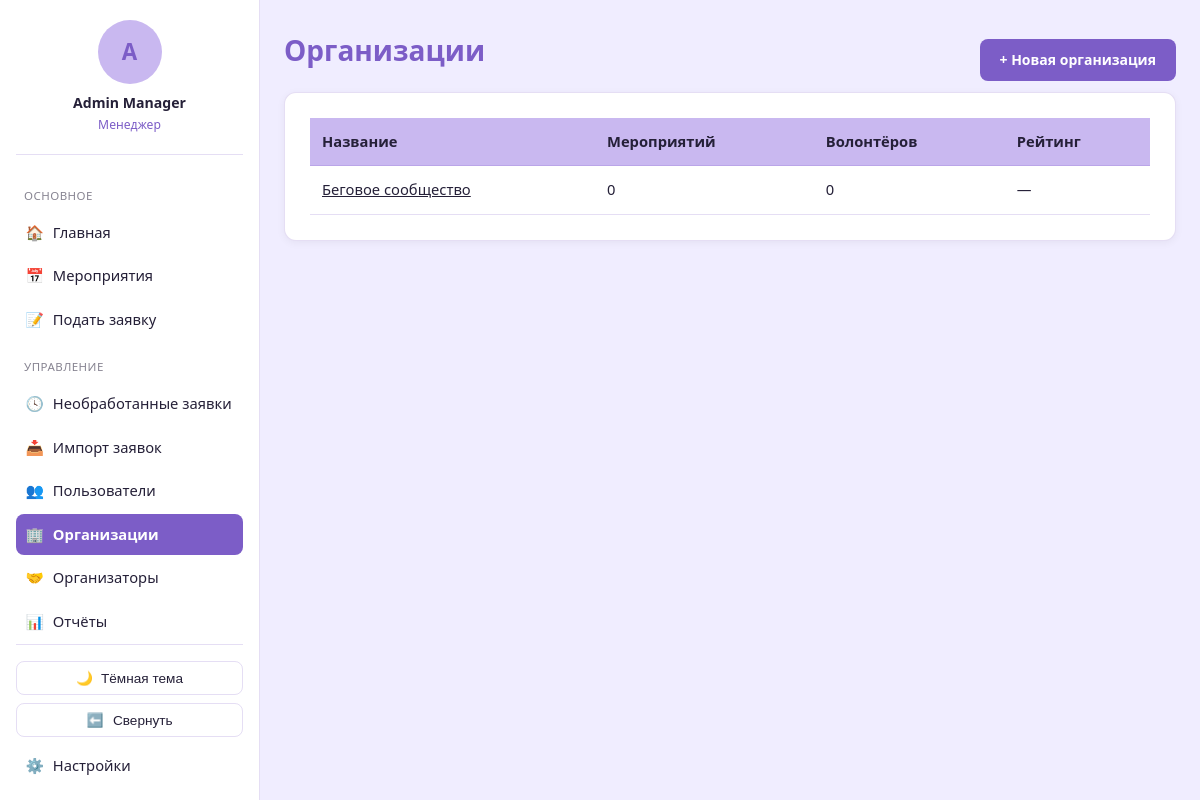
The app's page /organizations/ (signed in) with its own data.
### blog/models.py (models this page shows, shortened)
class User(AbstractBaseUser):
    GENDER_CHOICES = [
        ('male', 'Мужской'),
        ('female', 'Женский'),
    ]
    STATUS_CHOICES = [
        ('active', 'Активен'),
        ('inactive', 'Неактивен'),
        ('blacklisted', 'В блэклисте'),
    ]
    id = models.AutoField(primary_key=True)
    system_username = models.CharField(max_length=50, blank=True, null=True, db_index=True)
    telegram_id = models.CharField(max_length=50, unique=True, db_index=True)
    telegram_username = models.CharField(max_length=100, blank=True, null=True)
    VK_username = models.CharField(max_length=100, blank=True, null=True)
    first_name = models.CharField(max_length=100, blank=True, null=True)
    last_name = models.CharField(max_length=100, blank=True, null=True)
    email = models.EmailField(blank=True, null=True)
    phone = models.CharField(max_length=20, blank=True, null=True)
    birthday = models.DateField(blank=True, null=True)
    about = models.TextField(blank=True, null=True)
    gender = models.CharField(max_length=10, choices=GENDER_CHOICES, blank=True, null=True)
    status = models.CharField(max_length=20, choices=STATUS_CHOICES, default='active')
    comment = models.TextField(blank=True, null=True)
    created_at = models.DateTimeField(auto_now_add=True)
    last_event_at = models.DateTimeField(blank=True, null=True)
    total_event_count = models.IntegerField(default=0)
    season_event_count = models.IntegerField(default=0)
    total_hours = models.IntegerField(default=0)
    season_hours = models.IntegerField(default=0)
    churn_score = models.FloatField(default=0)
    login = models.CharField(max_length=50, unique=True, blank=True, null=True)
    web_credentials_set_at = models.DateTimeField(blank=True, null=True)
    notify_new_events = models.BooleanField(default=True)
    objects = UserManager()
    USERNAME_FIELD = 'telegram_id'
    REQUIRED_FIELDS = []
    class Meta:
        db_table = 'users'
        verbose_name = 'Пользователь'
        verbose_name_plural = 'Пользователи'
    @property
    def full_name(self):
        return f"{self.first_name or ''} {self.last_name or ''}".strip() or self.telegram_username or self.telegram_id

class Organization(models.Model):
    id = models.AutoField(primary_key=True)
    name = models.CharField(max_length=255)
    description = models.TextField(blank=True, null=True)
    created_at = models.DateTimeField(auto_now_add=True)
    events_count = models.IntegerField(default=0)
    volunteers_count = models.IntegerField(default=0)
    shifts_count = models.IntegerField(default=0)
    internal_rating = models.SmallIntegerField(blank=True, null=True)
    comment = models.TextField(blank=True, null=True)
    class Meta:
        db_table = 'organizations'
        verbose_name = 'Организация'
        verbose_name_plural = 'Организации'

### blog/views.py (the view)
# urls.py: path('organizations/', views.organizations_list, name='organizations_list'),
@manager_required
def organizations_list(request):
    organizations = Organization.objects.order_by('name')
    return render(request, 'blog/organizations_list.html', {'organizations': organizations})

### blog/context_processors.py (called while the page is built)
def role_flags(request):
    user = getattr(request, 'user', None)
    authenticated = bool(user and user.is_authenticated)
    return {
        'is_manager': is_manager(user) if authenticated else False,
        'is_team_leader': is_team_leader(user) if authenticated else False,
        'role_label': role_label(user) if authenticated else None,
    }

### blog/services/roles.py (called while the page is built)
def is_manager(user: User) -> bool:
    if not user or not user.is_authenticated:
        return False
    return user.manager_roles.filter(revoked_at__isnull=True).exists()

def is_team_leader(user: User) -> bool:
    if not user or not user.is_authenticated:
        return False
    return user.team_leader_roles.filter(revoked_at__isnull=True).exists()

def role_label(user: User) -> str:
    if is_manager(user):
        return 'Менеджер'
    if is_team_leader(user):
        return 'Тим-лидер'
    return 'Волонтёр'

### blog/templates/blog/organizations_list.html (shortened to what this page needs)
{% extends 'blog/base.html' %}
{% block content %}
<div style="display:flex; justify-content:space-between; align-items:center;">
    <h1>Организации</h1>
    <a href="{% url 'organization_create' %}" class="btn">+ Новая организация</a>
</div>
<div class="card">
    <table>
        <thead><tr><th>Название</th><th>Мероприятий</th><th>Волонтёров</th><th>Рейтинг</th></tr></thead>
        <tbody>
        {% for org in organizations %}
            <tr data-href="{% url 'organization_detail' org.id %}">
                <td><a href="{% url 'organization_detail' org.id %}">{{ org.name }}</a></td>
                <td>{{ org.events_count }}</td>
                <td>{{ org.volunteers_count }}</td>
                <td>{{ org.internal_rating|default:"—" }}</td>
            </tr>
        {% empty %}
            <tr><td colspan="4">Организаций пока нет.</td></tr>
        {% endfor %}
        </tbody>
    </table>
</div>
{% endblock %}

### blog/templates/blog/base.html (shortened to what this page needs)
{% load static %}<!DOCTYPE html>
<html lang="ru">
<head>
</head>
<body class="{% if request.COOKIES.sidebar_collapsed == '1' %}sidebar-collapsed{% endif %}">
{% if user.is_authenticated %}
<aside class="sidebar">
    <a href="{% url 'profile_detail' user.id %}" class="sidebar-account">
        <div class="avatar-placeholder">{{ user.full_name|slice:":1"|upper }}</div>
        <div class="username">{{ user.full_name }}</div>
        <div class="role">{{ role_label }}</div>
    </a>
    <div class="nav-section-title">Основное</div>
    <a href="{% url 'dashboard' %}" class="nav-link {% if request.resolver_match.url_name == 'dashboard' %}active{% endif %}" title="Главная"><span class="icon">🏠</span><span class="nav-label"> Главная</span></a>
    <a href="{% url 'event_list' %}" class="nav-link {% if request.resolver_match.url_name in 'event_list,event_detail' %}active{% endif %}" title="Мероприятия"><span class="icon">📅</span><span class="nav-label"> Мероприятия</span></a>
    <a href="{% url 'application_create' %}" class="nav-link " title="Подать заявку"><span class="icon">📝</span><span class="nav-label"> Подать заявку</span></a>
    {% if is_manager %}
    <div class="nav-section-title">Управление</div>
    <a href="{% url 'pending_applications' %}" class="nav-link " title="Необработанные заявки"><span class="icon">🕓</span><span class="nav-label"> Необработанные заявки</span></a>
    <a href="{% url 'import_preview' %}" class="nav-link " title="Импорт заявок"><span class="icon">📥</span><span class="nav-label"> Импорт заявок</span></a>
    <a href="{% url 'user_list' %}" class="nav-link {% if request.resolver_match.url_name == 'user_list' %}active{% endif %}" title="Пользователи"><span class="icon">👥</span><span class="nav-label"> Пользователи</span></a>
    <a href="{% url 'organizations_list' %}" class="nav-link {% if request.resolver_match.url_name in 'organizations_list,organization_detail,organization_create' %}active{% endif %}" title="Организации"><span class="icon">🏢</span><span class="nav-label"> Организации</span></a>
    <a href="{% url 'organizer_list' %}" class="nav-link " title="Организаторы"><span class="icon">🤝</span><span class="nav-label"> Организаторы</span></a>
    <a href="{% url 'report_period' %}" class="nav-link {% if request.resolver_match.url_name == 'report_period' %}active{% endif %}" title="Отчёты"><span class="icon">📊</span><span class="nav-label"> Отчёты</span></a>
    {% endif %}
    <div class="sidebar-footer">
        <button type="button" class="theme-toggle" id="theme-toggle" title="Тема">
            <span class="icon" id="theme-icon">🌙</span><span class="theme-label" id="theme-label"> Тёмная тема</span>
        </button>
        <button type="button" class="sidebar-toggle" id="sidebar-toggle" title="Свернуть панель">
            <span class="icon" id="sidebar-toggle-icon">⬅️</span><span class="nav-label" id="sidebar-toggle-label"> Свернуть</span>
        </button>
        <a href="{% url 'settings' %}" class="nav-link {% if request.resolver_match.url_name == 'settings' %}active{% endif %}" title="Настройки"><span class="icon">⚙️</span><span class="nav-label"> Настройки</span></a>
        <a href="{% url 'logout' %}" class="nav-link" title="Выйти"><span class="icon">🚪</span><span class="nav-label"> Выйти</span></a>
    </div>
</aside>
{% endif %}
<div class="page-wrapper" style="{% if not user.is_authenticated %}margin-left:0;{% endif %}">
    <main>
        {% block content %}{% endblock %}
    </main>
</div>
</body>
</html>

### blog/templates/blog/base.html (style rules this page uses)
:root, [data-theme="light"] { --bg: #F0EDFF; --surface: #FFFFFF; --primary: #7C5DC7; --primary-contrast: #FFFFFF; --secondary: #C9B8F0; --text: #252038; --success: #A895E8; --danger: #C0392B; --border: rgba(124, 93, 199, 0.2); --sidebar-width: 260px; --sidebar-width-collapsed: 68px; }
* { box-sizing: border-box; }
body { margin: 0; font-family: 'Segoe UI', Tahoma, Geneva, Verdana, sans-serif; font-size: 16px; line-height: 1.6; background: var(--bg); color: var(--text); }
a { color: inherit; }
.sidebar { position: fixed; top: 0; left: 0; bottom: 0; width: var(--sidebar-width); background: var(--surface); border-right: 1px solid var(--border); display: flex; flex-direction: column; padding: 1.25rem 1rem; overflow-x: hidden; overflow-y: auto; transition: width 0.2s ease; z-index: 10; }
.sidebar-account { display: flex; flex-direction: column; align-items: center; text-align: center; text-decoration: none; padding-bottom: 1.25rem; margin-bottom: 1rem; border-bottom: 1px solid var(--border); }
.avatar-placeholder { width: 64px; height: 64px; border-radius: 50%; background: var(--secondary); display: flex; align-items: center; justify-content: center; font-size: 1.4rem; font-weight: 700; color: var(--primary); margin-bottom: 0.5rem; flex-shrink: 0; }
.sidebar-account .username { font-size: 0.88rem; font-weight: 600; color: var(--text); }
.sidebar-account .role { font-size: 0.76rem; color: var(--primary); }
.nav-section-title { font-size: 0.72rem; text-transform: uppercase; letter-spacing: 0.04em; color: var(--text); opacity: 0.55; margin: 1rem 0 0.4rem; padding: 0 0.5rem; white-space: nowrap; }
.nav-link { display: flex; align-items: center; gap: 0.6rem; padding: 0.55rem 0.6rem; border-radius: 8px; text-decoration: none; color: var(--text); font-size: 0.92rem; margin-bottom: 0.15rem; white-space: nowrap; }
.nav-link .icon { width: 1.2em; text-align: center; flex-shrink: 0; }
.nav-link.active { background: var(--primary); color: var(--primary-contrast); font-weight: 600; }
.sidebar-footer { margin-top: auto; padding-top: 1rem; border-top: 1px solid var(--border); }
.sidebar-toggle { display: flex; align-items: center; justify-content: center; gap: 0.6rem; width: 100%; background: none; border: 1px solid var(--border); border-radius: 8px; color: var(--text); padding: 0.5rem; cursor: pointer; font-size: 0.85rem; margin-bottom: 0.5rem; }
.theme-toggle { display: flex; align-items: center; justify-content: center; gap: 0.5rem; width: 100%; background: none; border: 1px solid var(--border); border-radius: 8px; color: var(--text); padding: 0.5rem; cursor: pointer; font-size: 0.85rem; margin-bottom: 0.5rem; }
.page-wrapper { margin-left: var(--sidebar-width); min-height: 100vh; transition: margin-left 0.2s ease; }
main { max-width: 1100px; margin: 0 auto; padding: 1.75rem 1.5rem; }
h1 { font-size: 28px; font-weight: 700; color: var(--primary); margin-top: 0; }
.card { background: var(--surface); border: 1px solid var(--border); border-radius: 12px; box-shadow: 0 2px 8px rgba(0,0,0,0.05); padding: 25px; margin-bottom: 1rem; }
table { width: 100%; border-collapse: collapse; }
th, td { text-align: left; padding: 12px; border-bottom: 1px solid var(--border); font-size: 0.92rem; }
th { background: var(--secondary); color: var(--text); font-weight: 700; }
tbody tr[data-href] { cursor: pointer; }
.btn { display: inline-block; background: var(--primary); color: var(--primary-contrast); padding: 10px 20px; border-radius: 8px; border: none; text-decoration: none; font-size: 14px; font-weight: 600; cursor: pointer; }

### records on screen
User: full_name "A", full_name "Admin Manager"
Organization: name "Беговое сообщество", events_count "0", volunteers_count "0", internal_rating "—"

### other values on screen
{{ role_label }} "Менеджер"
